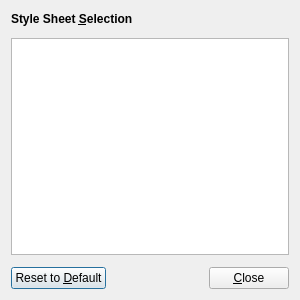
<?xml version="1.0" encoding="UTF-8"?>
<ui version="4.0">
 <class>QY2StyleSheetSelector</class>
 <widget class="QDialog" name="QY2StyleSheetSelector">
  <property name="geometry">
   <rect>
    <x>0</x>
    <y>0</y>
    <width>300</width>
    <height>300</height>
   </rect>
  </property>
  <property name="windowTitle">
   <string>Style Sheet Selection</string>
  </property>
  <property name="sizeGripEnabled">
   <bool>false</bool>
  </property>
  <layout class="QVBoxLayout" name="verticalLayout">
   <property name="spacing">
    <number>12</number>
   </property>
   <property name="topMargin">
    <number>12</number>
   </property>
   <item>
    <widget class="QLabel" name="headingLabel">
     <property name="font">
      <font>
       <weight>75</weight>
       <bold>true</bold>
      </font>
     </property>
     <property name="text">
      <string>Style Sheet &amp;Selection</string>
     </property>
     <property name="buddy">
      <cstring>stylesList</cstring>
     </property>
    </widget>
   </item>
   <item>
    <widget class="QListWidget" name="stylesList"/>
   </item>
   <item>
    <layout class="QHBoxLayout" name="buttonsHBox">
     <item>
      <widget class="QPushButton" name="resetButton">
       <property name="text">
        <string>Reset to &amp;Default</string>
       </property>
      </widget>
     </item>
     <item>
      <spacer name="horizontalSpacer">
       <property name="orientation">
        <enum>Qt::Horizontal</enum>
       </property>
       <property name="sizeHint" stdset="0">
        <size>
         <width>40</width>
         <height>20</height>
        </size>
       </property>
      </spacer>
     </item>
     <item>
      <widget class="QPushButton" name="closeButton">
       <property name="text">
        <string>&amp;Close</string>
       </property>
      </widget>
     </item>
    </layout>
   </item>
  </layout>
 </widget>
 <resources/>
 <connections>
  <connection>
   <sender>closeButton</sender>
   <signal>clicked()</signal>
   <receiver>QY2StyleSheetSelector</receiver>
   <slot>accept()</slot>
   <hints>
    <hint type="sourcelabel">
     <x>349</x>
     <y>277</y>
    </hint>
    <hint type="destinationlabel">
     <x>199</x>
     <y>149</y>
    </hint>
   </hints>
  </connection>
 </connections>
</ui>
